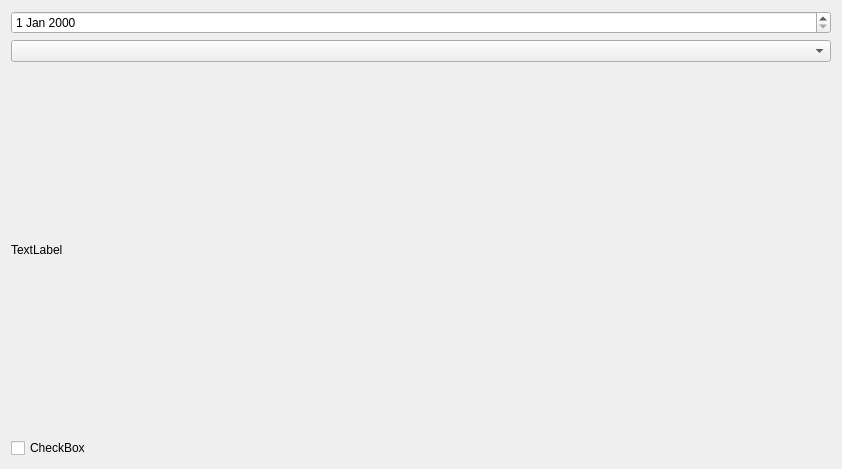
<?xml version="1.0" encoding="UTF-8"?>
<ui version="4.0">
 <class>Dialog</class>
 <widget class="QDialog" name="Dialog">
  <property name="geometry">
   <rect>
    <x>0</x>
    <y>0</y>
    <width>842</width>
    <height>469</height>
   </rect>
  </property>
  <property name="windowTitle">
   <string>Dialog</string>
  </property>
  <layout class="QVBoxLayout" name="verticalLayout">
   <item>
    <widget class="QDateEdit" name="dateEdit"/>
   </item>
   <item>
    <widget class="QComboBox" name="comboBox"/>
   </item>
   <item>
    <widget class="QLabel" name="label">
     <property name="text">
      <string>TextLabel</string>
     </property>
    </widget>
   </item>
   <item>
    <widget class="QCheckBox" name="checkBox">
     <property name="text">
      <string>CheckBox</string>
     </property>
    </widget>
   </item>
  </layout>
 </widget>
 <resources/>
 <connections/>
</ui>
